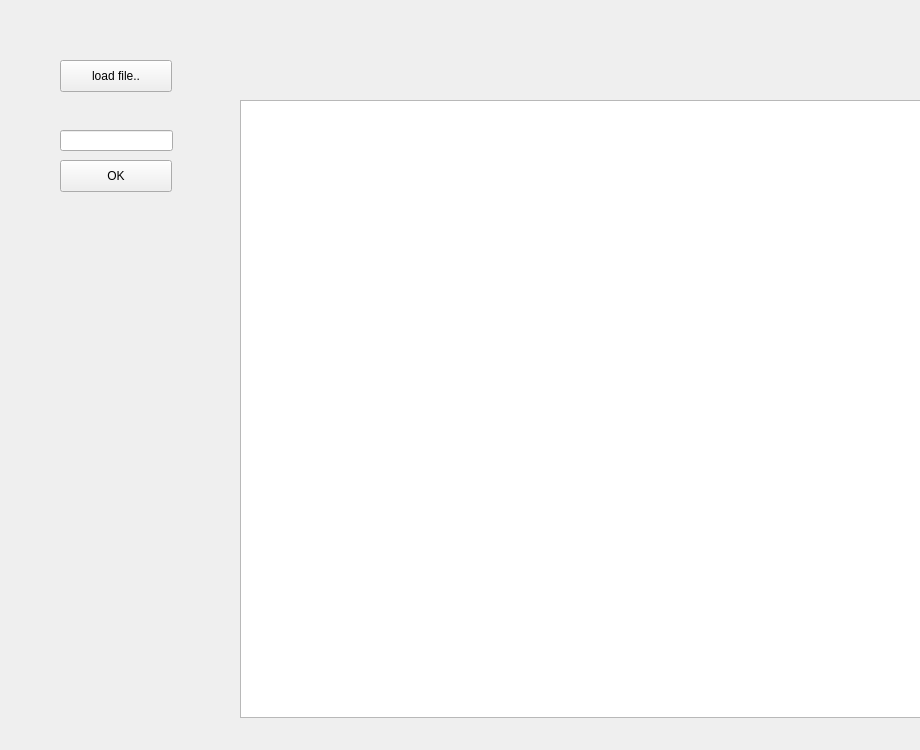
<?xml version="1.0" encoding="UTF-8"?>
<ui version="4.0">
 <class>chart</class>
 <widget class="QWidget" name="chart">
  <property name="geometry">
   <rect>
    <x>0</x>
    <y>0</y>
    <width>920</width>
    <height>750</height>
   </rect>
  </property>
  <property name="windowTitle">
   <string>Form</string>
  </property>
  <widget class="QChartView" name="widget">
   <property name="geometry">
    <rect>
     <x>240</x>
     <y>100</y>
     <width>1000</width>
     <height>618</height>
    </rect>
   </property>
   <property name="minimumSize">
    <size>
     <width>1000</width>
     <height>618</height>
    </size>
   </property>
   <property name="maximumSize">
    <size>
     <width>1000</width>
     <height>618</height>
    </size>
   </property>
  </widget>
  <widget class="QPushButton" name="pushButton">
   <property name="geometry">
    <rect>
     <x>60</x>
     <y>160</y>
     <width>112</width>
     <height>32</height>
    </rect>
   </property>
   <property name="text">
    <string>OK</string>
   </property>
  </widget>
  <widget class="QLineEdit" name="stationID">
   <property name="geometry">
    <rect>
     <x>60</x>
     <y>130</y>
     <width>113</width>
     <height>21</height>
    </rect>
   </property>
  </widget>
  <widget class="QPushButton" name="pushButton_2">
   <property name="geometry">
    <rect>
     <x>60</x>
     <y>60</y>
     <width>112</width>
     <height>32</height>
    </rect>
   </property>
   <property name="text">
    <string>load file..</string>
   </property>
  </widget>
 </widget>
 <customwidgets>
  <customwidget>
   <class>QChartView</class>
   <extends>QGraphicsView</extends>
   <header location="global">qchartview.h</header>
  </customwidget>
 </customwidgets>
 <resources/>
 <connections/>
</ui>
